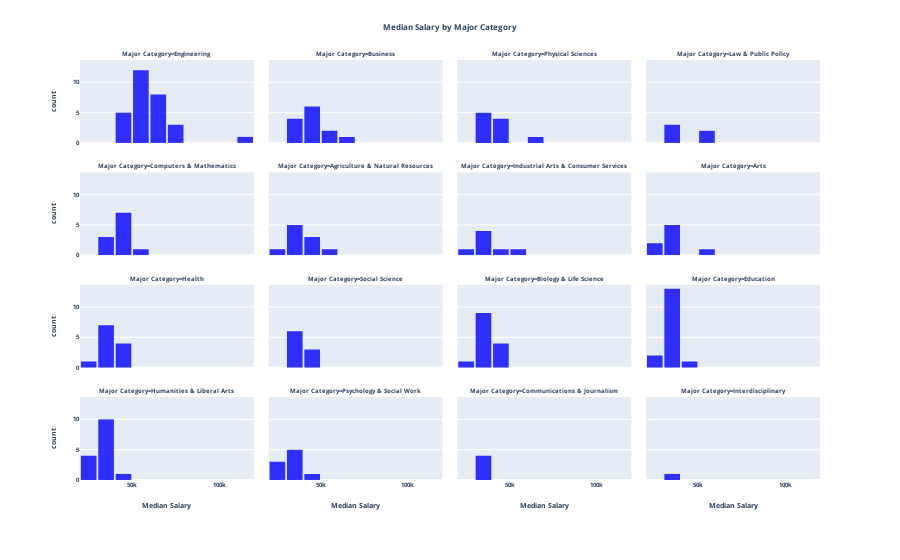

The notebook cell saved with this chart:
### Code cell
tings = ['Major_category', 'Median']
show(DF_raw['Major_category'].value_counts())

DF_raw[tings].groupby('Major_category').mean()
DF_tings = DF_raw[tings]
maj = px.histogram(DF_tings,
                   x='Median',
                   nbins = 15,
                   facet_col = 'Major_category',
                   facet_col_wrap = 4, 
                   labels={'Median':'Median Salary',
                   'Major_category':'Major Category'},
                   opacity=0.8,
                   color_discrete_sequence=['blue'])
maj.update_layout(bargap=0.1, 
                  title='Median Salary by Major Category',
                  title_x=0.5,
                  font_size = 6,
                 font_weight = 'bold')
                 
maj.show()

### Figure 1 — Plotly figure (JSON) as saved in the notebook; plotly's stock layout.template omitted (floating-point values rounded to 4 significant figures)
{"data": [{"alignmentgroup": "True", "bingroup": "x", "hovertemplate": "Major Category=Engineering<br>Median Salary=%{x}<br>count=%{y}<extra></extra>", "legendgroup": "", "marker": {"color": "blue", "opacity": 0.8, "pattern": {"shape": ""}}, "name": "", "nbinsx": 15, "offsetgroup": "", "orientation": "v", "showlegend": false, "type": "histogram", "x": [110000, 75000, 73000, 70000, 65000, 65000, 60000, 60000, 60000, 60000, 60000, 60000, 58000, 57100, 57000, 56000, 54000, 52000, 52000, 50000, 50000, 50000, 50000, 50000, 46000, 44000, 40000, 40000, 40000], "xaxis": "x13", "yaxis": "y13"}, {"alignmentgroup": "True", "bingroup": "x", "hovertemplate": "Major Category=Business<br>Median Salary=%{x}<br>count=%{y}<extra></extra>", "legendgroup": "", "marker": {"color": "blue", "opacity": 0.8, "pattern": {"shape": ""}}, "name": "", "nbinsx": 15, "offsetgroup": "", "orientation": "v", "showlegend": false, "type": "histogram", "x": [62000, 51000, 50000, 47000, 46000, 45000, 40000, 40000, 40000, 38000, 38000, 36000, 33000], "xaxis": "x14", "yaxis": "y14"}, {"alignmentgroup": "True", "bingroup": "x", "hovertemplate": "Major Category=Physical Sciences<br>Median Salary=%{x}<br>count=%{y}<extra></extra>", "legendgroup": "", "marker": {"color": "blue", "opacity": 0.8, "pattern": {"shape": ""}}, "name": "", "nbinsx": 15, "offsetgroup": "", "orientation": "v", "showlegend": false, "type": "histogram", "x": [62000, 46000, 45000, 44700, 40000, 39000, 36200, 36000, 35000, 35000], "xaxis": "x15", "yaxis": "y15"}, {"alignmentgroup": "True", "bingroup": "x", "hovertemplate": "Major Category=Law & Public Policy<br>Median Salary=%{x}<br>count=%{y}<extra></extra>", "legendgroup": "", "marker": {"color": "blue", "opacity": 0.8, "pattern": {"shape": ""}}, "name": "", "nbinsx": 15, "offsetgroup": "", "orientation": "v", "showlegend": false, "type": "histogram", "x": [54000, 50000, 36000, 36000, 35000], "xaxis": "x16", "yaxis": "y16"}, {"alignmentgroup": "True", "bingroup": "x", "hovertemplate": "Major Category=Computers & Mathematics<br>Median Salary=%{x}<br>count=%{y}<extra></extra>", "legendgroup": "", "marker": {"color": "blue", "opacity": 0.8, "pattern": {"shape": ""}}, "name": "", "nbinsx": 15, "offsetgroup": "", "orientation": "v", "showlegend": false, "type": "histogram", "x": [53000, 45000, 45000, 45000, 45000, 45000, 42000, 41300, 37500, 36400, 35000], "xaxis": "x9", "yaxis": "y9"}, {"alignmentgroup": "True", "bingroup": "x", "hovertemplate": "Major Category=Agriculture & Natural Resources<br>Median Salary=%{x}<br>count=%{y}<extra></extra>", "legendgroup": "", "marker": {"color": "blue", "opacity": 0.8, "pattern": {"shape": ""}}, "name": "", "nbinsx": 15, "offsetgroup": "", "orientation": "v", "showlegend": false, "type": "histogram", "x": [53000, 40000, 40000, 40000, 35000, 35000, 35000, 32000, 30000, 29000], "xaxis": "x10", "yaxis": "y10"}, {"alignmentgroup": "True", "bingroup": "x", "hovertemplate": "Major Category=Industrial Arts & Consumer Services<br>Median Salary=%{x}<br>count=%{y}<extra></extra>", "legendgroup": "", "marker": {"color": "blue", "opacity": 0.8, "pattern": {"shape": ""}}, "name": "", "nbinsx": 15, "offsetgroup": "", "orientation": "v", "showlegend": false, "type": "histogram", "x": [50000, 40000, 38400, 35000, 32000, 30000, 29000], "xaxis": "x11", "yaxis": "y11"}, {"alignmentgroup": "True", "bingroup": "x", "hovertemplate": "Major Category=Arts<br>Median Salary=%{x}<br>count=%{y}<extra></extra>", "legendgroup": "", "marker": {"color": "blue", "opacity": 0.8, "pattern": {"shape": ""}}, "name": "", "nbinsx": 15, "offsetgroup": "", "orientation": "v", "showlegend": false, "type": "histogram", "x": [50000, 35000, 32000, 31000, 30500, 30000, 29000, 27000], "xaxis": "x12", "yaxis": "y12"}, {"alignmentgroup": "True", "bingroup": "x", "hovertemplate": "Major Category=Health<br>Median Salary=%{x}<br>count=%{y}<extra></extra>", "legendgroup": "", "marker": {"color": "blue", "opacity": 0.8, "pattern": {"shape": ""}}, "name": "", "nbinsx": 15, "offsetgroup": "", "orientation": "v", "showlegend": false, "type": "histogram", "x": [48000, 45000, 42000, 40000, 36000, 35000, 35000, 34000, 33500, 33000, 32400, 28000], "xaxis": "x5", "yaxis": "y5"}, {"alignmentgroup": "True", "bingroup": "x", "hovertemplate": "Major Category=Social Science<br>Median Salary=%{x}<br>count=%{y}<extra></extra>", "legendgroup": "", "marker": {"color": "blue", "opacity": 0.8, "pattern": {"shape": ""}}, "name": "", "nbinsx": 15, "offsetgroup": "", "orientation": "v", "showlegend": false, "type": "histogram", "x": [47000, 40100, 40000, 38000, 38000, 35000, 33000, 33000, 32000], "xaxis": "x6", "yaxis": "y6"}, {"alignmentgroup": "True", "bingroup": "x", "hovertemplate": "Major Category=Biology & Life Science<br>Median Salary=%{x}<br>count=%{y}<extra></extra>", "legendgroup": "", "marker": {"color": "blue", "opacity": 0.8, "pattern": {"shape": ""}}, "name": "", "nbinsx": 15, "offsetgroup": "", "orientation": "v", "showlegend": false, "type": "histogram", "x": [45000, 41000, 40000, 40000, 38000, 37400, 37000, 35600, 35000, 35000, 33500, 33400, 33000, 26000], "xaxis": "x7", "yaxis": "y7"}, {"alignmentgroup": "True", "bingroup": "x", "hovertemplate": "Major Category=Education<br>Median Salary=%{x}<br>count=%{y}<extra></extra>", "legendgroup": "", "marker": {"color": "blue", "opacity": 0.8, "pattern": {"shape": ""}}, "name": "", "nbinsx": 15, "offsetgroup": "", "orientation": "v", "showlegend": false, "type": "histogram", "x": [41000, 35000, 34000, 34000, 34000, 34000, 33000, 33000, 32500, 32100, 32000, 32000, 31000, 30000, 28000, 22000], "xaxis": "x8", "yaxis": "y8"}, {"alignmentgroup": "True", "bingroup": "x", "hovertemplate": "Major Category=Humanities & Liberal Arts<br>Median Salary=%{x}<br>count=%{y}<extra></extra>", "legendgroup": "", "marker": {"color": "blue", "opacity": 0.8, "pattern": {"shape": ""}}, "name": "", "nbinsx": 15, "offsetgroup": "", "orientation": "v", "showlegend": false, "type": "histogram", "x": [40000, 35000, 34000, 34000, 34000, 33000, 32200, 32000, 32000, 31000, 30000, 29000, 28000, 27500, 27000], "xaxis": "x", "yaxis": "y"}, {"alignmentgroup": "True", "bingroup": "x", "hovertemplate": "Major Category=Psychology & Social Work<br>Median Salary=%{x}<br>count=%{y}<extra></extra>", "legendgroup": "", "marker": {"color": "blue", "opacity": 0.8, "pattern": {"shape": ""}}, "name": "", "nbinsx": 15, "offsetgroup": "", "orientation": "v", "showlegend": false, "type": "histogram", "x": [40000, 36000, 31500, 30000, 30000, 30000, 25000, 25000, 23400], "xaxis": "x2", "yaxis": "y2"}, {"alignmentgroup": "True", "bingroup": "x", "hovertemplate": "Major Category=Communications & Journalism<br>Median Salary=%{x}<br>count=%{y}<extra></extra>", "legendgroup": "", "marker": {"color": "blue", "opacity": 0.8, "pattern": {"shape": ""}}, "name": "", "nbinsx": 15, "offsetgroup": "", "orientation": "v", "showlegend": false, "type": "histogram", "x": [35000, 35000, 35000, 33000], "xaxis": "x3", "yaxis": "y3"}, {"alignmentgroup": "True", "bingroup": "x", "hovertemplate": "Major Category=Interdisciplinary<br>Median Salary=%{x}<br>count=%{y}<extra></extra>", "legendgroup": "", "marker": {"color": "blue", "opacity": 0.8, "pattern": {"shape": ""}}, "name": "", "nbinsx": 15, "offsetgroup": "", "orientation": "v", "showlegend": false, "type": "histogram", "x": [35000], "xaxis": "x4", "yaxis": "y4"}], "layout": {"annotations": [{"font": {}, "showarrow": false, "text": "Major Category=Humanities & Liberal Arts", "x": 0.1175, "xanchor": "center", "xref": "paper", "y": 0.1975, "yanchor": "bottom", "yref": "paper"}, {"font": {}, "showarrow": false, "text": "Major Category=Psychology & Social Work", "x": 0.3725, "xanchor": "center", "xref": "paper", "y": 0.1975, "yanchor": "bottom", "yref": "paper"}, {"font": {}, "showarrow": false, "text": "Major Category=Communications & Journalism", "x": 0.6275, "xanchor": "center", "xref": "paper", "y": 0.1975, "yanchor": "bottom", "yref": "paper"}, {"font": {}, "showarrow": false, "text": "Major Category=Interdisciplinary", "x": 0.8825, "xanchor": "center", "xref": "paper", "y": 0.1975, "yanchor": "bottom", "yref": "paper"}, {"font": {}, "showarrow": false, "text": "Major Category=Health", "x": 0.1175, "xanchor": "center", "xref": "paper", "y": 0.465, "yanchor": "bottom", "yref": "paper"}, {"font": {}, "showarrow": false, "text": "Major Category=Social Science", "x": 0.3725, "xanchor": "center", "xref": "paper", "y": 0.465, "yanchor": "bottom", "yref": "paper"}, {"font": {}, "showarrow": false, "text": "Major Category=Biology & Life Science", "x": 0.6275, "xanchor": "center", "xref": "paper", "y": 0.465, "yanchor": "bottom", "yref": "paper"}, {"font": {}, "showarrow": false, "text": "Major Category=Education", "x": 0.8825, "xanchor": "center", "xref": "paper", "y": 0.465, "yanchor": "bottom", "yref": "paper"}, {"font": {}, "showarrow": false, "text": "Major Category=Computers & Mathematics", "x": 0.1175, "xanchor": "center", "xref": "paper", "y": 0.7325, "yanchor": "bottom", "yref": "paper"}, {"font": {}, "showarrow": false, "text": "Major Category=Agriculture & Natural Resources", "x": 0.3725, "xanchor": "center", "xref": "paper", "y": 0.7325, "yanchor": "bottom", "yref": "paper"}, {"font": {}, "showarrow": false, "text": "Major Category=Industrial Arts & Consumer Services", "x": 0.6275, "xanchor": "center", "xref": "paper", "y": 0.7325, "yanchor": "bottom", "yref": "paper"}, {"font": {}, "showarrow": false, "text": "Major Category=Arts", "x": 0.8825, "xanchor": "center", "xref": "paper", "y": 0.7325, "yanchor": "bottom", "yref": "paper"}, {"font": {}, "showarrow": false, "text": "Major Category=Engineering", "x": 0.1175, "xanchor": "center", "xref": "paper", "y": 1, "yanchor": "bottom", "yref": "paper"}, {"font": {}, "showarrow": false, "text": "Major Category=Business", "x": 0.3725, "xanchor": "center", "xref": "paper", "y": 1, "yanchor": "bottom", "yref": "paper"}, {"font": {}, "showarrow": false, "text": "Major Category=Physical Sciences", "x": 0.6275, "xanchor": "center", "xref": "paper", "y": 1, "yanchor": "bottom", "yref": "paper"}, {"font": {}, "showarrow": false, "text": "Major Category=Law & Public Policy", "x": 0.8825, "xanchor": "center", "xref": "paper", "y": 1, "yanchor": "bottom", "yref": "paper"}], "autosize": true, "bargap": 0.1, "barmode": "relative", "font": {"size": 6, "weight": "bold"}, "legend": {"tracegroupgap": 0}, "margin": {"t": 60}, "title": {"text": "Median Salary by Major Category", "x": 0.5}, "xaxis": {"anchor": "y", "autorange": true, "domain": [0, 0.235], "range": [20000.0, 120000.0], "title": {"text": "Median Salary"}, "type": "linear"}, "xaxis10": {"anchor": "y10", "autorange": true, "domain": [0.255, 0.49], "matches": "x", "range": [20000.0, 120000.0], "showticklabels": false, "type": "linear"}, "xaxis11": {"anchor": "y11", "autorange": true, "domain": [0.51, 0.745], "matches": "x", "range": [20000.0, 120000.0], "showticklabels": false, "type": "linear"}, "xaxis12": {"anchor": "y12", "autorange": true, "domain": [0.765, 1.0], "matches": "x", "range": [20000.0, 120000.0], "showticklabels": false, "type": "linear"}, "xaxis13": {"anchor": "y13", "autorange": true, "domain": [0, 0.235], "matches": "x", "range": [20000.0, 120000.0], "showticklabels": false, "type": "linear"}, "xaxis14": {"anchor": "y14", "autorange": true, "domain": [0.255, 0.49], "matches": "x", "range": [20000.0, 120000.0], "showticklabels": false, "type": "linear"}, "xaxis15": {"anchor": "y15", "autorange": true, "domain": [0.51, 0.745], "matches": "x", "range": [20000.0, 120000.0], "showticklabels": false, "type": "linear"}, "xaxis16": {"anchor": "y16", "autorange": true, "domain": [0.765, 1.0], "matches": "x", "range": [20000.0, 120000.0], "showticklabels": false, "type": "linear"}, "xaxis2": {"anchor": "y2", "autorange": true, "domain": [0.255, 0.49], "matches": "x", "range": [20000.0, 120000.0], "title": {"text": "Median Salary"}, "type": "linear"}, "xaxis3": {"anchor": "y3", "autorange": true, "domain": [0.51, 0.745], "matches": "x", "range": [20000.0, 120000.0], "title": {"text": "Median Salary"}, "type": "linear"}, "xaxis4": {"anchor": "y4", "autorange": true, "domain": [0.765, 1.0], "matches": "x", "range": [20000.0, 120000.0], "title": {"text": "Median Salary"}, "type": "linear"}, "xaxis5": {"anchor": "y5", "autorange": true, "domain": [0, 0.235], "matches": "x", "range": [20000.0, 120000.0], "showticklabels": false, "type": "linear"}, "xaxis6": {"anchor": "y6", "autorange": true, "domain": [0.255, 0.49], "matches": "x", "range": [20000.0, 120000.0], "showticklabels": false, "type": "linear"}, "xaxis7": {"anchor": "y7", "autorange": true, "domain": [0.51, 0.745], "matches": "x", "range": [20000.0, 120000.0], "showticklabels": false, "type": "linear"}, "xaxis8": {"anchor": "y8", "autorange": true, "domain": [0.765, 1.0], "matches": "x", "range": [20000.0, 120000.0], "showticklabels": false, "type": "linear"}, "xaxis9": {"anchor": "y9", "autorange": true, "domain": [0, 0.235], "matches": "x", "range": [20000.0, 120000.0], "showticklabels": false, "type": "linear"}, "yaxis": {"anchor": "x", "autorange": true, "domain": [0, 0.1975], "range": [0, 13.68], "title": {"text": "count"}}, "yaxis10": {"anchor": "x10", "autorange": true, "domain": [0.535, 0.7325], "matches": "y", "range": [0, 13.68], "showticklabels": false}, "yaxis11": {"anchor": "x11", "autorange": true, "domain": [0.535, 0.7325], "matches": "y", "range": [0, 13.68], "showticklabels": false}, "yaxis12": {"anchor": "x12", "autorange": true, "domain": [0.535, 0.7325], "matches": "y", "range": [0, 13.68], "showticklabels": false}, "yaxis13": {"anchor": "x13", "autorange": true, "domain": [0.8025, 1], "matches": "y", "range": [0, 13.68], "title": {"text": "count"}}, "yaxis14": {"anchor": "x14", "autorange": true, "domain": [0.8025, 1], "matches": "y", "range": [0, 13.68], "showticklabels": false}, "yaxis15": {"anchor": "x15", "autorange": true, "domain": [0.8025, 1], "matches": "y", "range": [0, 13.68], "showticklabels": false}, "yaxis16": {"anchor": "x16", "autorange": true, "domain": [0.8025, 1], "matches": "y", "range": [0, 13.68], "showticklabels": false}, "yaxis2": {"anchor": "x2", "autorange": true, "domain": [0, 0.1975], "matches": "y", "range": [0, 13.68], "showticklabels": false}, "yaxis3": {"anchor": "x3", "autorange": true, "domain": [0, 0.1975], "matches": "y", "range": [0, 13.68], "showticklabels": false}, "yaxis4": {"anchor": "x4", "autorange": true, "domain": [0, 0.1975], "matches": "y", "range": [0, 13.68], "showticklabels": false}, "yaxis5": {"anchor": "x5", "autorange": true, "domain": [0.2675, 0.465], "matches": "y", "range": [0, 13.68], "title": {"text": "count"}}, "yaxis6": {"anchor": "x6", "autorange": true, "domain": [0.2675, 0.465], "matches": "y", "range": [0, 13.68], "showticklabels": false}, "yaxis7": {"anchor": "x7", "autorange": true, "domain": [0.2675, 0.465], "matches": "y", "range": [0, 13.68], "showticklabels": false}, "yaxis8": {"anchor": "x8", "autorange": true, "domain": [0.2675, 0.465], "matches": "y", "range": [0, 13.68], "showticklabels": false}, "yaxis9": {"anchor": "x9", "autorange": true, "domain": [0.535, 0.7325], "matches": "y", "range": [0, 13.68], "title": {"text": "count"}}}}
